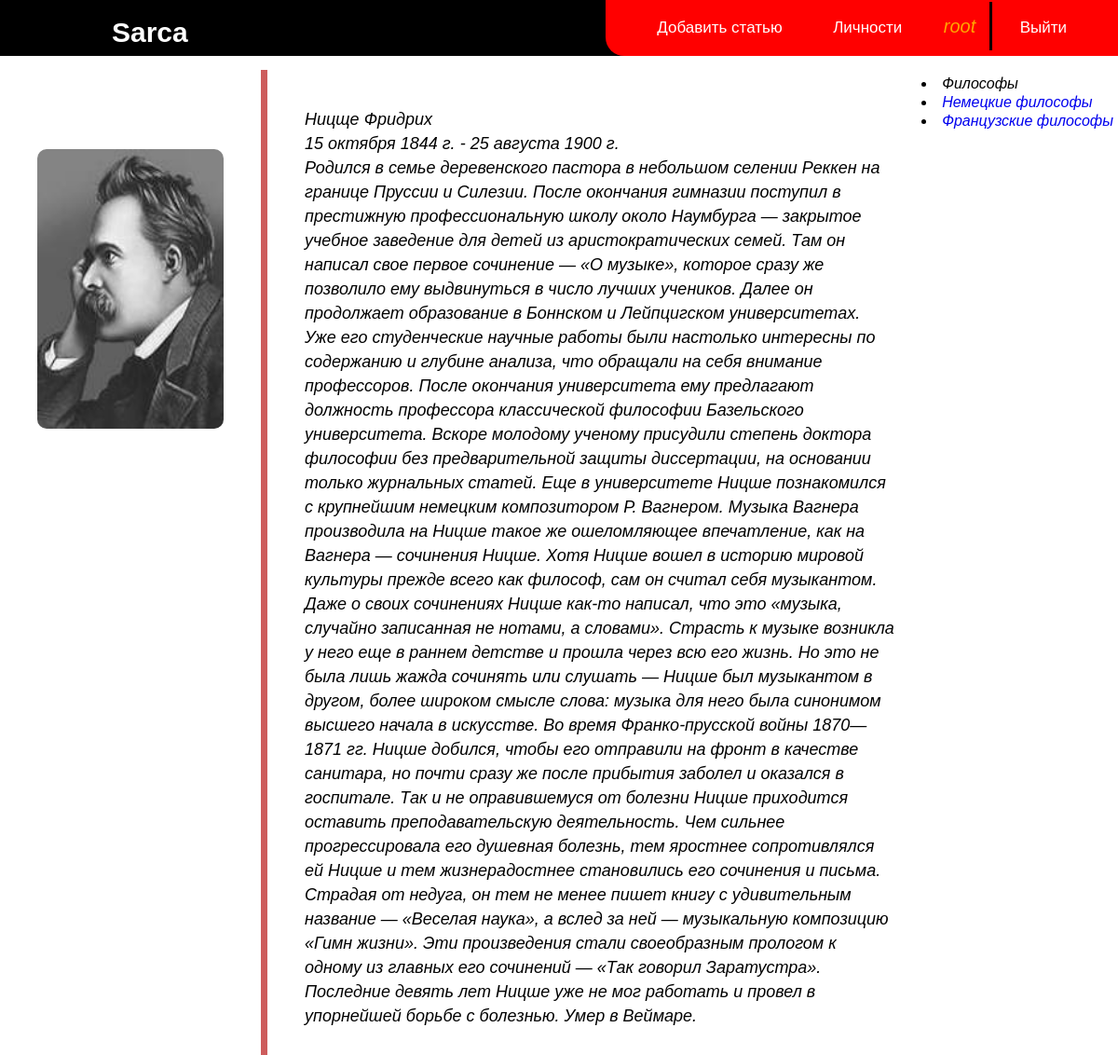
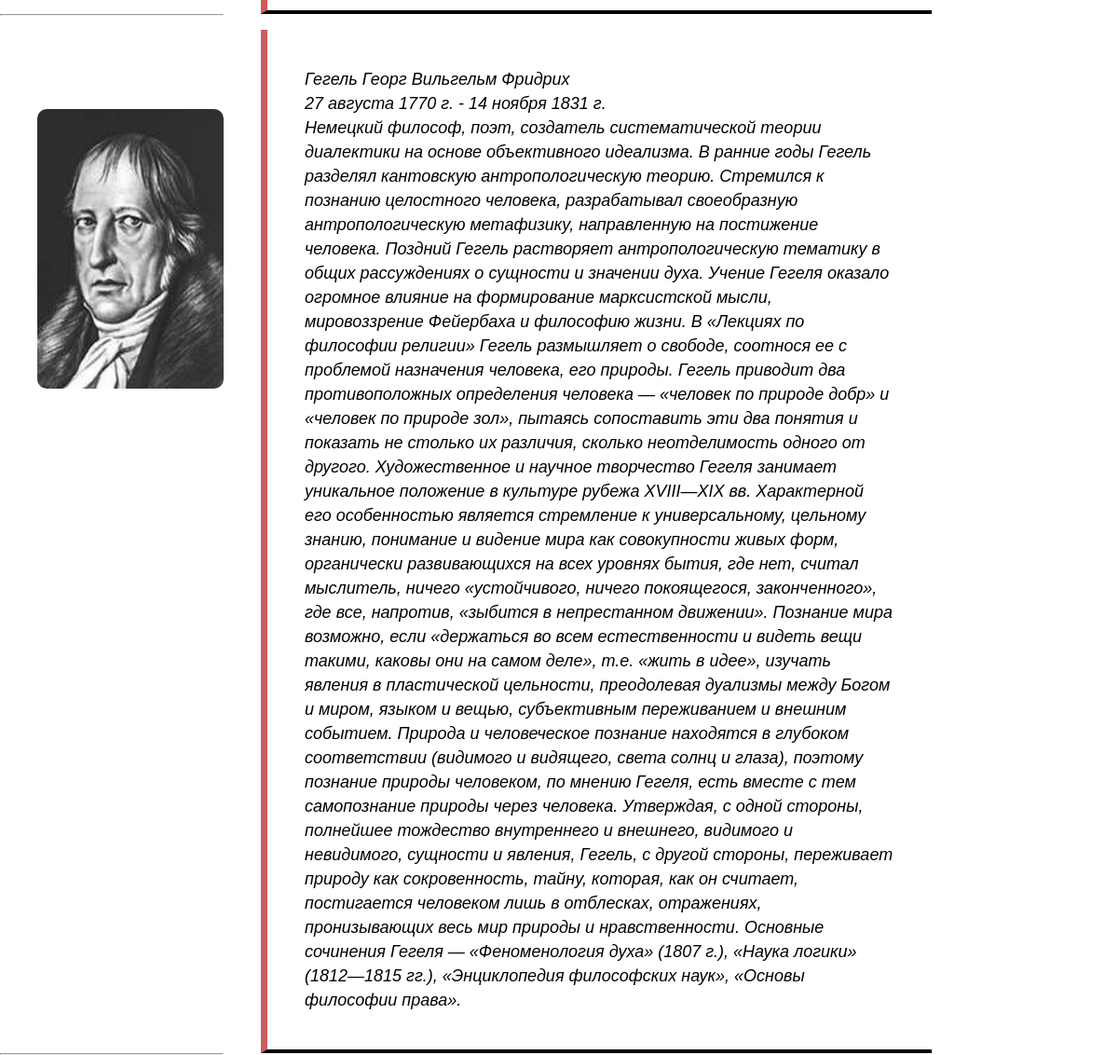
/category/1 (signed in), run on the app's committed database (2 pictures, top to bottom).
### Philosophy/models.py (models this page shows, shortened)
class category(models.Model):
    name = models.CharField(max_length=255, db_index=True, verbose_name='Категория')
    def get_absolute_url(self):
        return reverse('category', kwargs={'category_id': self.pk})
    class Meta:
        verbose_name = 'Категория'
        verbose_name_plural = 'Категорий'

class Individuals(models.Model):
    name = models.CharField(max_length=100, verbose_name='Имя философа')
    surname = models.CharField(max_length=100, verbose_name='Фамилия философа')
    biography = models.TextField(verbose_name='Биография')
    photo = models.ImageField(verbose_name='Фото',null = True)
    birth_time = models.DateField(verbose_name='День рождения')
    death_time = models.DateField(verbose_name='День смерти')
    category= models.ForeignKey('category', on_delete=models.PROTECT, verbose_name='Категория')
    class Meta:
        verbose_name = 'Личность'
        verbose_name_plural = 'Личности'

### Philosophy/views.py (the view)
def show_category(request, category_id):
    posts = Individuals.objects.filter(category_id=category_id)
    cat = category.objects.all()
    context = {
        'posts': posts,
        'cat': cat,
        'title': 'Category',
        'cat_selected': 0,
    }
    return render(request, 'Philosophy/Individuals.html', context=context)

### templates/Philosophy/Individuals.html
{% extends 'Philosophy/base.html' %}
{% block Content %}
                <div class = 'individ-category'>
                        {% if cat_selected == 0 %}
                            <li>
                                 <a > Философы </a>
                             </li>
                            {% else %}
                             <a href = "{% url 'individuals' %}"> Философы </a>
                        {% endif %}
                        {% for category in cat %}
                            {% if category.pk == cat_selected %}
                                <li>{{ category.name }}</li>
                            {% else %}
                                <li>
                                    <a href="{{ category.get_absolute_url }}" >{{ category.name }}</a>
                                </li>
                            {% endif %}
                        {% endfor %}
                </div>
            {% for individ in posts%}
                <div class = "individ-block">
                 <div class = 'image-container'>
                     <img src="{{individ.photo.url}} " alt="Individual" class="individ-photo">
                 </div>
                 <div class="container-individ">
                        <p>{{ individ.name }} {{ individ.surname }}</p>
                        <p>{{ individ.birth_time }} - {{ individ.death_time }}</p>
                        <p>{{ individ.biography }}</p>
                 </div>
                <hr>
                </div>
            {% endfor %}
{% endblock Content %}

### templates/Philosophy/base.html (shortened to what this page needs)
<!DOCTYPE html>
{% load static %}
<html lang="en">
<head>
    <link rel="stylesheet"  href="{%  static  'css/styles.css'  %}">
</head>
<body>
{% block MainMenu %}
    <header class="header">
        <nav>
            <a href="{% url 'MainPage' %}" class = 'logo' >Sarca</a>
            <div class="nav-links">
                    <ul>
                        {% if request.user.is_authenticated %}
                            <li ><a href="{% url 'AddArticle' %}" >Добавить статью</a></li>
                            <li ><a href="{% url 'individuals' %}" >Личности</a></li>
                            <a href="#" class="Username_Loged" >{{ user.username }}</a>
                             <li ><a href="{% url 'logout' %}" >Выйти</a></li>
                        {% else %}
                        <li ><a href="{% url 'Register' %}" >Регистрация</a></li>
                        <li ><a href="{% url 'Login' %}" >Вход</a></li>
                        <li ><a href="{% url 'individuals' %}" >Личности</a></li>
                        {% endif %}
                    </ul>
            </div>
        </nav>
    </header>
{% endblock MainMenu %}
{% block Content %}
{% endblock Content %}
</body>
</html>

### Philosophy/static/css/styles.css (style rules this page uses)
* { padding: 0; margin: 0; font-family:"Arial"; }
.header { background: black; color:white; position: relative; }
nav { display: flex; justify-content: space-between; align-items: center; position: relative; }
.logo { text-decoration: none; color:white; font-size: 30px; font-weight: bold; padding-top: 10px; padding-left: 10%; z-index: 1; }
.nav-links { text-align: right; background: red; padding: 10px 30px; border-bottom-left-radius: 20px; }
.nav-links ul li { list-style: none; display: inline-block; padding: 10px 25px; }
.nav-links ul li a { color:white; text-decoration: none; font-size: 17px; }
.individ-block { display: grid; grid-template-areas: 200px 1fr 300px; grid-column-gap: 20px; }
.container-individ { grid-column-start: 1; grid-column-end:2; margin-left: 20px; margin-right: 200px; margin-top:15px ; padding: 40px; border-left: 7px solid indianred; border-bottom: 4px solid black; font-style: italic; line-height: 26px; font-weight: normal; font-size: 18px; }
.image-container { grid-column-start: 0; grid-column-end: 1; margin-left: 40px; margin-top:100px }
.individ-photo { width: 200px; height: 300px; border-radius: 10px; }
.individ-category { position:absolute; right: 0; top:80px; margin-right: 5px; font-style: italic; line-height: 20px; font-weight: normal; font-size: 16px; }
.individ-category li a { text-decoration: none; }
.Username_Loged { font-size: 20px; font-style: italic; text-decoration: none; color:orange; border-right: 3px solid black; padding: 15px; }

### data on the page
category: name "Немецкие философы"
category: name "Французские философы"
Individuals: photo (picture), name "Ницще", surname "Фридрих", birth_time "15 октября 1844 г.", death_time "25 августа 1900 г.", biography "Родился в семье деревенского пастора в небольшом селении Реккен на границе Пруссии и Силезии. После окончания гимназии поступил в престижную профессиональную школу около Наумбурга — закрытое учебное заведение для детей из аристократических семей. Там он написал свое первое сочинение — «О музыке», которое сразу же позволило ему выдвинуться в число лучших учеников. Далее он продолжает образование в Боннском и Лейпцигском университетах. Уже его студенческие научные работы были настолько интересны по содержанию и глубине анализа, что обращали на себя внимание профессоров. После окончания университета ему предлагают должность профессора классической философии Базельского университета. Вскоре…"
Individuals: photo (picture), name "Гегель", surname "Георг Вильгельм Фридрих", birth_time "27 августа 1770 г.", death_time "14 ноября 1831 г.", biography "Немецкий философ, поэт, создатель систематической теории диалектики на основе объективного идеализма. В ранние годы Гегель разделял кантовскую антропологическую теорию. Стремился к познанию целостного человека, разрабатывал своеобразную антропологическую метафизику, направленную на постижение человека. Поздний Гегель растворяет антропологическую тематику в общих рассуждениях о сущности и значении духа. Учение Гегеля оказало огромное влияние на формирование марксистской мысли, мировоззрение Фейербаха и философию жизни. В «Лекциях по философии религии» Гегель размышляет о свободе, соотнося ее с проблемой назначения человека, его природы. Гегель приводит два противоположных определения…"

### other printed values
{{ user.username }} "root"
